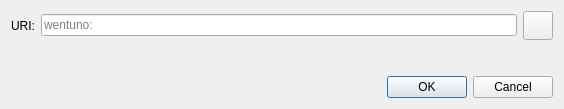
<?xml version="1.0" encoding="UTF-8"?>
<ui version="4.0">
 <class>OpenURIDialog</class>
 <widget class="QDialog" name="OpenURIDialog">
  <property name="geometry">
   <rect>
    <x>0</x>
    <y>0</y>
    <width>564</width>
    <height>109</height>
   </rect>
  </property>
  <property name="windowTitle">
   <string>Open wentuno URI</string>
  </property>
  <layout class="QVBoxLayout" name="verticalLayout">
   <item>
    <layout class="QHBoxLayout" name="horizontalLayout">
     <item>
      <widget class="QLabel" name="label">
       <property name="text">
        <string>URI:</string>
       </property>
      </widget>
     </item>
     <item>
      <widget class="QValidatedLineEdit" name="uriEdit">
       <property name="placeholderText">
        <string notr="true">wentuno:</string>
       </property>
      </widget>
     </item>
     <item>
      <widget class="QToolButton" name="pasteButton">
       <property name="toolTip">
        <string extracomment="Tooltip text for button that allows you to paste an address that is in your clipboard.">Paste address from clipboard</string>
       </property>
       <property name="text">
        <string/>
       </property>
       <property name="icon">
        <iconset resource="../wentuno.qrc">
         <normaloff>:/icons/editpaste</normaloff>:/icons/editpaste
        </iconset>
       </property>
       <property name="iconSize">
        <size>
         <width>22</width>
         <height>22</height>
        </size>
       </property>
      </widget>
     </item>
    </layout>
   </item>
   <item>
    <spacer name="verticalSpacer">
     <property name="orientation">
      <enum>Qt::Vertical</enum>
     </property>
     <property name="sizeHint" stdset="0">
      <size>
       <width>20</width>
       <height>40</height>
      </size>
     </property>
    </spacer>
   </item>
   <item>
    <widget class="QDialogButtonBox" name="buttonBox">
     <property name="orientation">
      <enum>Qt::Horizontal</enum>
     </property>
     <property name="standardButtons">
      <set>QDialogButtonBox::Cancel|QDialogButtonBox::Ok</set>
     </property>
    </widget>
   </item>
  </layout>
 </widget>
 <customwidgets>
  <customwidget>
   <class>QValidatedLineEdit</class>
   <extends>QLineEdit</extends>
   <header>qt/qvalidatedlineedit.h</header>
  </customwidget>
 </customwidgets>
 <resources/>
 <connections>
  <connection>
   <sender>buttonBox</sender>
   <signal>accepted()</signal>
   <receiver>OpenURIDialog</receiver>
   <slot>accept()</slot>
   <hints>
    <hint type="sourcelabel">
     <x>248</x>
     <y>254</y>
    </hint>
    <hint type="destinationlabel">
     <x>157</x>
     <y>274</y>
    </hint>
   </hints>
  </connection>
  <connection>
   <sender>buttonBox</sender>
   <signal>rejected()</signal>
   <receiver>OpenURIDialog</receiver>
   <slot>reject()</slot>
   <hints>
    <hint type="sourcelabel">
     <x>316</x>
     <y>260</y>
    </hint>
    <hint type="destinationlabel">
     <x>286</x>
     <y>274</y>
    </hint>
   </hints>
  </connection>
 </connections>
</ui>
